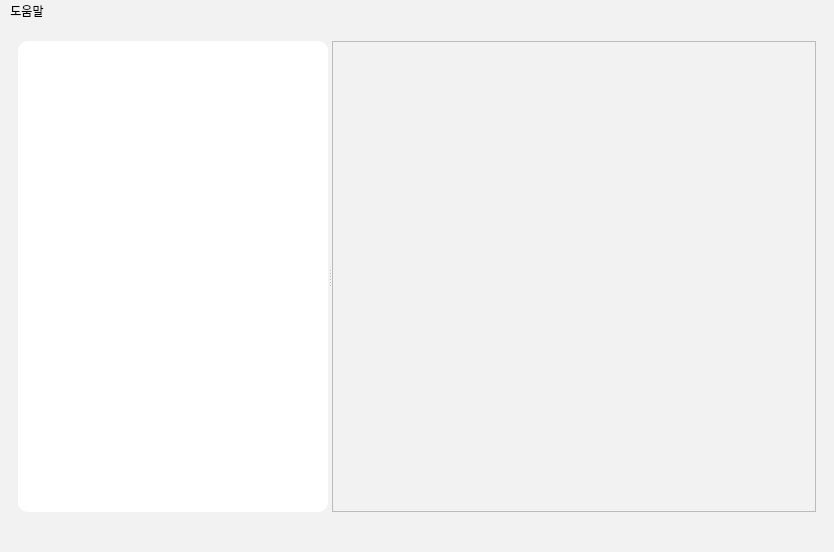
<?xml version="1.0" encoding="UTF-8"?>
<ui version="4.0">
 <class>MainWindow</class>
 <widget class="QMainWindow" name="MainWindow">
  <property name="enabled">
   <bool>true</bool>
  </property>
  <property name="geometry">
   <rect>
    <x>0</x>
    <y>0</y>
    <width>834</width>
    <height>552</height>
   </rect>
  </property>
  <property name="windowTitle">
   <string>Image Viewer</string>
  </property>
  <property name="styleSheet">
   <string notr="true">background-color: rgb(242, 242, 242);</string>
  </property>
  <widget class="QWidget" name="centralwidget">
   <layout class="QGridLayout" name="gridLayout_3">
    <item row="0" column="0">
     <widget class="QStackedWidget" name="stackedWidget">
      <property name="frameShape">
       <enum>QFrame::NoFrame</enum>
      </property>
      <property name="currentIndex">
       <number>1</number>
      </property>
      <widget class="QWidget" name="page_3">
       <layout class="QGridLayout" name="gridLayout_2">
        <item row="0" column="0">
         <widget class="QFrame" name="frame_3">
          <property name="styleSheet">
           <string notr="true">background-color: rgb(255, 255, 255);</string>
          </property>
          <property name="frameShape">
           <enum>QFrame::StyledPanel</enum>
          </property>
          <property name="frameShadow">
           <enum>QFrame::Raised</enum>
          </property>
         </widget>
        </item>
       </layout>
      </widget>
      <widget class="QWidget" name="page_4">
       <layout class="QGridLayout" name="gridLayout">
        <property name="leftMargin">
         <number>0</number>
        </property>
        <property name="topMargin">
         <number>0</number>
        </property>
        <property name="rightMargin">
         <number>0</number>
        </property>
        <property name="bottomMargin">
         <number>0</number>
        </property>
        <item row="0" column="0">
         <widget class="QWidget" name="widget" native="true">
          <layout class="QGridLayout" name="gridLayout_4">
           <item row="0" column="0">
            <widget class="QSplitter" name="splitter">
             <property name="orientation">
              <enum>Qt::Horizontal</enum>
             </property>
             <widget class="QFrame" name="frame">
              <property name="sizePolicy">
               <sizepolicy hsizetype="Preferred" vsizetype="Preferred">
                <horstretch>0</horstretch>
                <verstretch>0</verstretch>
               </sizepolicy>
              </property>
              <property name="minimumSize">
               <size>
                <width>310</width>
                <height>0</height>
               </size>
              </property>
              <property name="maximumSize">
               <size>
                <width>310</width>
                <height>16777215</height>
               </size>
              </property>
              <property name="styleSheet">
               <string notr="true">background-color: rgb(255, 255, 255);
border-radius:10px;
</string>
              </property>
              <property name="frameShape">
               <enum>QFrame::StyledPanel</enum>
              </property>
              <property name="frameShadow">
               <enum>QFrame::Raised</enum>
              </property>
             </widget>
             <widget class="QFrame" name="frame_2">
              <property name="styleSheet">
               <string notr="true"/>
              </property>
              <property name="frameShape">
               <enum>QFrame::StyledPanel</enum>
              </property>
              <property name="frameShadow">
               <enum>QFrame::Raised</enum>
              </property>
             </widget>
            </widget>
           </item>
          </layout>
         </widget>
        </item>
       </layout>
      </widget>
     </widget>
    </item>
   </layout>
  </widget>
  <widget class="QMenuBar" name="menubar">
   <property name="geometry">
    <rect>
     <x>0</x>
     <y>0</y>
     <width>834</width>
     <height>17</height>
    </rect>
   </property>
   <widget class="QMenu" name="menu">
    <property name="title">
     <string>도움말</string>
    </property>
    <addaction name="actionAbout"/>
   </widget>
   <addaction name="menu"/>
  </widget>
  <widget class="QStatusBar" name="statusbar"/>
  <action name="actionAbout">
   <property name="text">
    <string>도움말</string>
   </property>
  </action>
  <action name="actionText">
   <property name="text">
    <string>텍스트</string>
   </property>
  </action>
  <action name="actionCut">
   <property name="text">
    <string>자르기</string>
   </property>
  </action>
 </widget>
 <resources/>
 <connections/>
</ui>
